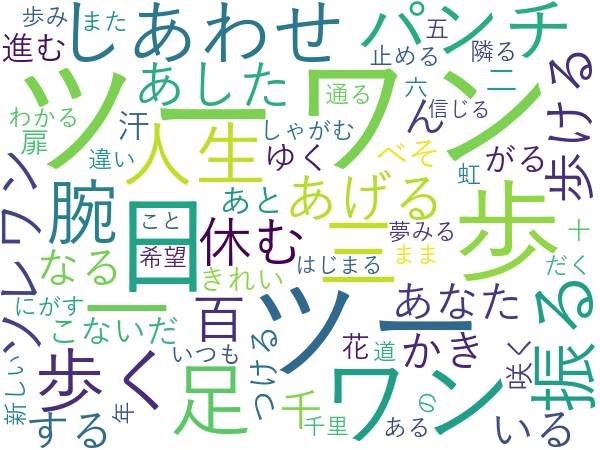

Write the Python code that produced this figure.
# imports
from janome.tokenizer import Tokenizer
from wordcloud import WordCloud
import collections
# lyrics.txtを読み込み
f = open('lyrics.txt', 'r', encoding='utf-8')
data = f.read()
f.close()
# lyrics.txtから空白と改行を除去
lyrics = data.replace("\n", "")
lyrics = lyrics.replace(" ", "")
lyrics = lyrics.replace("　", "")
# Tokenizerを初期化
t = Tokenizer()
# 形態素解析して、結果を出力しつつ、自立語を抽出
import re
words=[]
for token in t.tokenize(lyrics):
    if re.compile("^助詞").search(token.part_of_speech) or re.compile("^助動詞").search(token.part_of_speech) or re.compile("^記号").search(token.part_of_speech) :
        print(token)
    else:
        words.append(token.base_form)
        print(token)
# 各単語の出現回数をカウント
count_words = collections.Counter(words)
# WordCloudで可視化
fpath = 'C:/Windows/Fonts/YuGothM.ttc'
text = ' '.join(words)
wordcloud = WordCloud(background_color='white', font_path=fpath, width=600, height=450).generate(text)
wordcloud.to_file('./wordcloud.png')
# 出現回数を出力
print(count_words)
